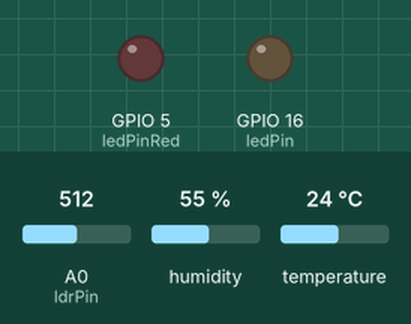
Simulated run of this sketch. Board: ESP8266 (NodeMCU). Parts: output pins drawn as LEDs (lit = HIGH). Inputs (shaded band) come from the test bench; at power-on: temperature 24 °C, A0 (ldrPin) = 512, humidity 55 %. WiFi joins after 1.5 s; servers stay silent unless stated; uploads are accepted with an empty reply; what the sketch prints to the serial monitor is not drawn.

Above: at 4.7 s.
4.8 s: temperature set to 28 °C
At 14.3 s:
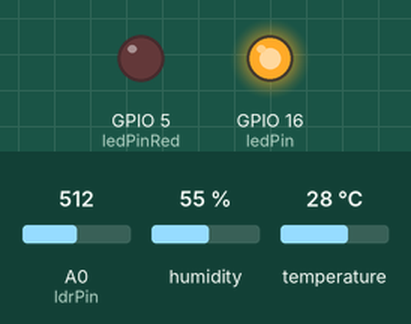
20.1 s: temperature set to 26 °C
35.4 s: temperature set to 23 °C
At 39.5 s:
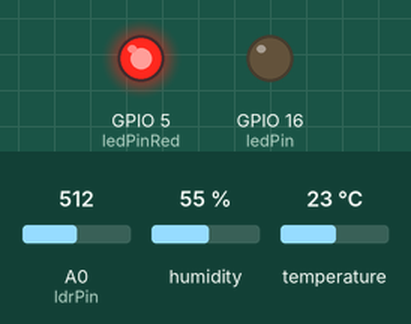
66.0 s: temperature set to 33 °C
At 76.0 s:
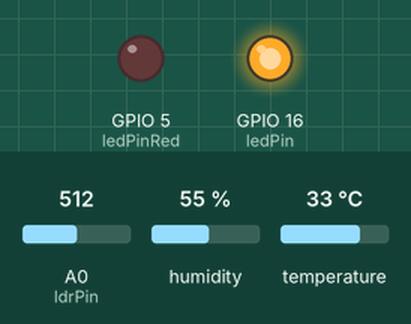
Timing chart, 0 to 77.5 s (numbered marks = the images above; inputs shaded):
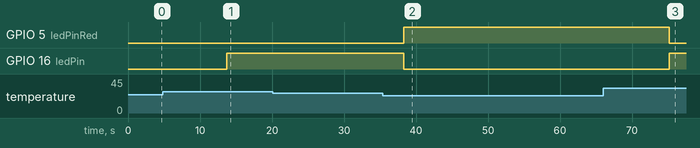

The sketch:

arduino_code.ino
```cpp
// (licence header left out)
#include <ESP8266WiFi.h>
#include <WiFiClientSecure.h>
#include <ESP8266WebServer.h>
#include <ESP8266HTTPClient.h>


#include "DHT.h"
#define DHTPIN 0 //dht 11 sensor D3

const int ledPin = 16;
const int ledPinRed = 5;
const int ldrPin = A0;
String home="false";

#define DHTTYPE DHT11

DHT dht(DHTPIN, DHTTYPE);
/* Set these to your desired credentials. */
const char *ssid = "yusuf";  //ENTER YOUR WIFI SETTINGS
const char *password = "helloworld101";

//Link to read data from https://jsonplaceholder.typicode.com/comments?postId=7
//Web/Server address to read/write from
const char *host = "group7iot.com";
const int httpsPort = 1880;  //HTTPS= 443 and HTTP = 80

//SHA1 finger print of certificate use web browser to view and copy
const char fingerprint[] PROGMEM = "46 79 F1 3D 16 80 01 69 F2 30 E1 5E 24 B9 B6 E0 73 9E F5 6A";
//=======================================================================
//                    Power on setup
//=======================================================================

void setup() {
  delay(1000);
  Serial.begin(115200);

  pinMode(ledPin, OUTPUT);
  pinMode(ldrPin, INPUT);
  pinMode(ledPinRed, OUTPUT);
  dht.begin();


  WiFi.mode(WIFI_OFF);        //Prevents reconnection issue (taking too long to connect)
  delay(1000);
  WiFi.mode(WIFI_STA);        //Only Station No AP, This line hides the viewing of ESP as wifi hotspot

  WiFi.begin(ssid, password);     //Connect to your WiFi router
  Serial.println("");

  Serial.print("Connecting");
  // Wait for connection
  while (WiFi.status() != WL_CONNECTED) {
    delay(500);
    Serial.print(".");
  }

  //If connection successful show IP address in serial monitor
  Serial.println("");
  Serial.print("Connected to ");
  Serial.println(ssid);
  Serial.print("IP address: ");
  Serial.println(WiFi.localIP());  //IP address assigned to your ESP


}

//=======================================================================
//                    Main Program Loop
//=======================================================================
void loop() {
  WiFiClientSecure httpsClient;    //Declare object of class WiFiClient

  Serial.println(host);

  Serial.printf("Using fingerprint '%s'\n", fingerprint);
  httpsClient.setFingerprint(fingerprint);
  httpsClient.setTimeout(15000); // 15 Seconds
  delay(10000);

  Serial.print("HTTPS Connecting");
  int r=0; //retry counter
  while((!httpsClient.connect(host, httpsPort)) && (r < 30)){
      delay(100);
      Serial.print(".");
      r++;
  }
  if(r==30) {
    Serial.println("Connection failed");
  }
  else {
    Serial.println("Connected to web");
  }

  String getData, Link;

  //POST Data
  Link = "/publish/conditions/";

  Serial.print("requesting URL: ");
  Serial.println(host);
  /*
   POST /post HTTP/1.1
   Host: postman-echo.com
   Content-Type: application/x-www-form-urlencoded
   Content-Length: 13

   say=Hi&to=Mom

   */
   float h = dht.readHumidity();
  float t = dht.readTemperature();

  if (isnan(h) || isnan(t)) {
    Serial.println(F("Failed to read from DHT sensor!"));
    return;
  }

  int ldrStatus = analogRead(ldrPin);


  Serial.println(ldrStatus);
  Serial.print(F("Humidity: "));
  Serial.print(h);
  Serial.print(F("%  Temperature: "));
  Serial.print(t);
  Serial.print(F("°C \n"));
  Serial.println(ldrStatus);
  if(ldrStatus>800){
    home = "true";
    }
   else{
    home="false";
    }


  //case: temp is too high and someone is home
    if(t>25.0 && ldrStatus>500){
      digitalWrite(ledPin, HIGH);
      digitalWrite(ledPinRed, LOW);
      }
      //case: temp is too low and someone is home
    if(t<25.0 && ldrStatus>500){
      digitalWrite(ledPinRed, HIGH);
      digitalWrite(ledPin, LOW);
      }

      String string1 = "temperature=";
    String string2 = String(t);
    String string3 = "&humidity=";
    String string4 = String(h);
    String string5 = "&home=";
    String string6 = home;


    String string7 = String(string1 + string2);
    String string8 = String(string7+ string3);
    String string9 = String(string8+ string4);
    String string10 = String(string9+ string5);
    String string11 = String(string10+string6);

    Serial.println(home);


  int len = string11.length();

  httpsClient.print(String("POST ") + Link + " HTTP/1.1\r\n" +
               "Host: " + host + "\r\n" +
               "Content-Type: application/x-www-form-urlencoded"+ "\r\n" +
               "Content-Length: " +len + "\r\n\r\n" +
               string11 + "\r\n" +
               "Connection: close\r\n\r\n");

  Serial.println("request sent");

  while (httpsClient.connected()) {
    String line = httpsClient.readStringUntil('\n');
    if (line == "\r") {
      Serial.println("headers received");
      break;
    }
  }

  Serial.println("reply was:");
  Serial.println("==========");
  String line;
  while(httpsClient.available()){
    line = httpsClient.readStringUntil('\n');  //Read Line by Line
    Serial.println(line); //Print response
  }
//  Serial.println("==========");
//  Serial.println("closing connection");
//
  delay(2000);  //POST Data at every 2 seconds
}
```

Measured:
- the behaviour switches between 25 and 24 °C on temperature (found by bisection; images 1 and 2)
- after the input at 4.8 s, GPIO 5 (ledPinRed): stays LOW (without the input it goes to HIGH after 8.9 s); GPIO 16 (ledPin): LOW → HIGH after 8.9 s
- after the input at 20.1 s, every drawn part: stays the same
- after the input at 35.4 s, GPIO 5 (ledPinRed): LOW → HIGH after 2.9 s; GPIO 16 (ledPin): HIGH → LOW after 2.9 s
- after the input at 66.0 s, GPIO 5 (ledPinRed): HIGH → LOW after 9.2 s; GPIO 16 (ledPin): LOW → HIGH after 9.2 s
